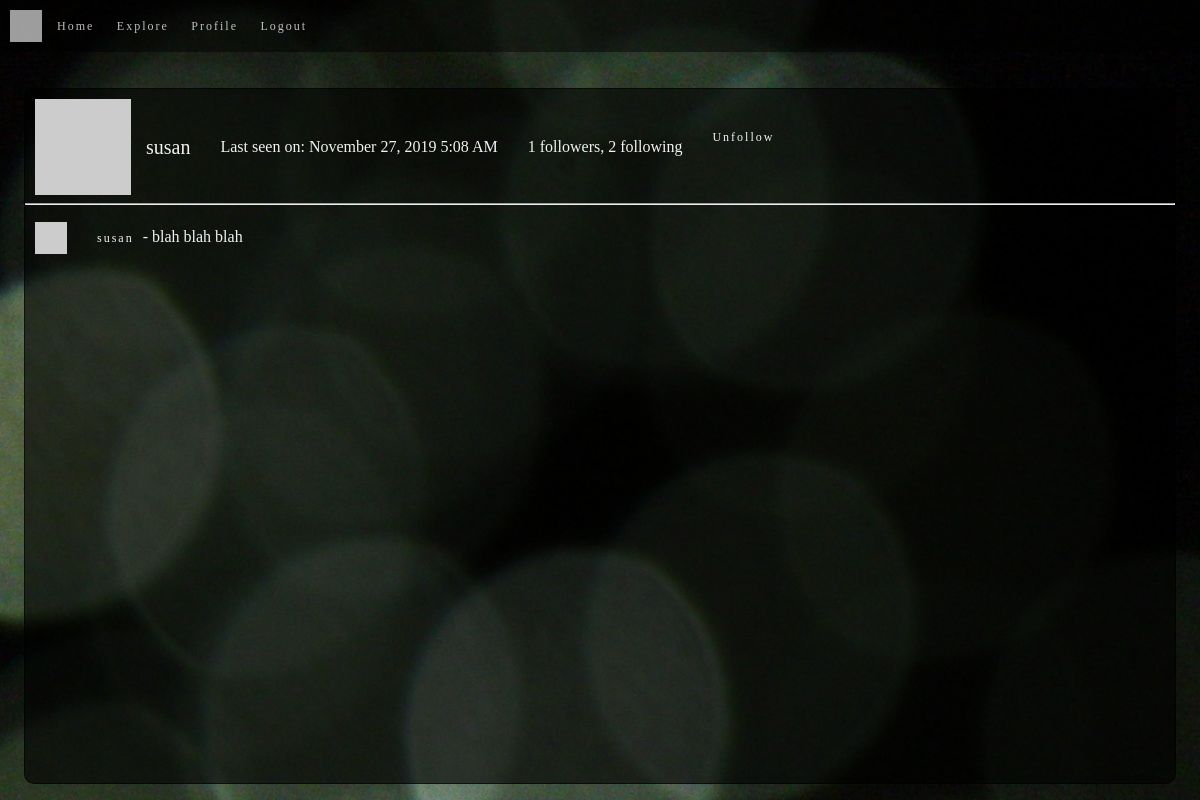
The app's page /user/susan (signed in), older data.
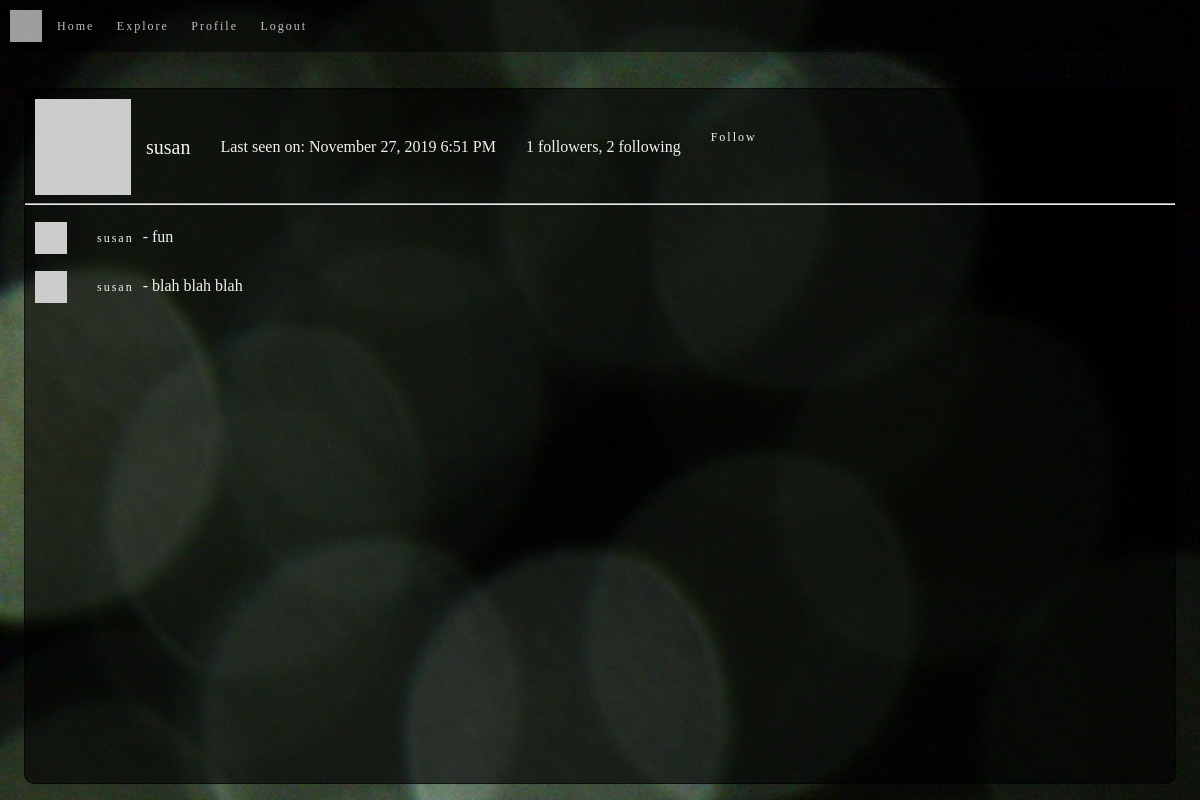
The same page, newer data.
### app/models.py (models this page shows, shortened)
class User(UserMixin, db.Model):
    id = db.Column(db.Integer, primary_key=True)
    username = db.Column(db.String(64), index=True, unique=True)
    email = db.Column(db.String(120), index=True, unique=True)
    password_hash = db.Column(db.String(128))
    posts = db.relationship('Post', backref='author', lazy='dynamic')
    about_me = db.Column(db.String(140))
    last_seen = db.Column(db.DateTime, default=datetime.utcnow)
    followed = db.relationship(
        'User', secondary=followers,
        primaryjoin=(followers.c.follower_id == id),
        secondaryjoin=(followers.c.followed_id == id),
        backref=db.backref('followers', lazy='dynamic'), lazy='dynamic')
    def avatar(self):
        digest = md5(self.email.lower().encode('utf-8')).hexdigest()
        return avatar_dicebear("jdenticon", digest[12:])
    def is_following(self, user):
        try:
            return self.followed.filter(
                followers.c.followed_id == user.id).count() > 0
        except AttributeError as e:
            return False

class Post(db.Model):
    id = db.Column(db.Integer, primary_key=True)
    body = db.Column(db.String(140))
    timestamp = db.Column(db.DateTime, index=True, default=datetime.utcnow)
    user_id = db.Column(db.Integer, db.ForeignKey('user.id'))

### app/routes.py (the view)
@app.route('/user/<username>')
@login_required
def user(username):
    user = User.query.filter_by(username=username).first_or_404()
    page = request.args.get('page', 1, type=int)
    posts = user.posts.order_by(Post.timestamp.desc()).paginate(
        page, app.config['POSTS_PER_PAGE'], False)
    next_url = url_for('/user/{}'.format(username), page=posts.next_num) if posts.has_next else None
    prev_url = url_for('/user/{}'.format(username), page=posts.prev_num) if posts.has_prev else None
    return render_template('user.html', user=user, posts=posts.items, next_url=next_url, prev_url=prev_url)

### app/models.py (called while the page is built)
@login.user_loader
def load_user(id):
    return User.query.get(int(id))

### app/routes.py (called while the page is built)
@app.before_request
def before_request():
    if current_user.is_authenticated:
        current_user.last_seen = datetime.utcnow()
        db.session.commit()

### app/utils.py (called while the page is built)
def avatar_dicebear(sprite, seed, mood=None):
    valid_sprites = [
        "male", "female", "human", "identicon",
        "initials", "bottts", "avataaars", "jdenticon", "gridy"]
    valid_moods = ["happy", "sad", "surprised"]
    if sprite not in valid_sprites:
        return "SPRITE MUST BE ONE OF : {}".format(", ".join(valid_sprites))
    if (mood is not None) and (mood in valid_moods):
        return "https://avatars.dicebear.com/v2/{sprites}/{seed}.svg?options[mood][]={mood}".format(sprites=sprite, seed=seed, mood=mood)
    return "https://avatars.dicebear.com/v2/{sprites}/{seed}.svg".format(sprites=sprite, seed=seed)

### app/templates/user.html (shortened to what this page needs)
{% extends "base.html" %}
{% block content %}
    <section class="profile-head">
        <img src="{{ user.avatar() }}" width="96px">
        <div class="profile-neck">
            <h1>{{ user.username }}</h1>
            {% if user.last_seen %}<p>Last seen on: {{ moment(user.last_seen).format('LLL') }}</p>{% endif %}
            <p>{{ user.followers.count() }} followers, {{ user.followed.count() }} following</p>
            {% if user == current_user %}
            <a href="{{ url_for('edit_profile') }}">Edit your profile</a>
            {% elif not current_user.is_following(user) %}
            <a href="{{ url_for('follow', username=user.username) }}">Follow</a>
            {% else %}
            <a href="{{ url_for('unfollow', username=user.username) }}">Unfollow</a>
            {% endif %}
        </div>
    </section>
    <hr>
    {% for post in posts %}
        {% include "_post.html" %}
    {% endfor %}
    {% endblock %}

### app/templates/_post.html
<section class="user-post">
    <img src="{{ post.author.avatar() }}" width="32px">
    <p class="user-posted">
        <a href="{{ url_for('user', username=post.author.username) }}">{{ post.author.username }}</a>
         - <b>{{ post.body }}</b>
    </p>
</section>

Row changes from the older to the newer data that the page shows:
changed User "susan": last_seen "November 27, 2019 5:08 AM" → "November 27, 2019 6:51 PM"
added Post: author.username "susan", body "fun"
Text that changed along with them:
text no longer shown: "Unfollow"
text now shown: "Follow"
